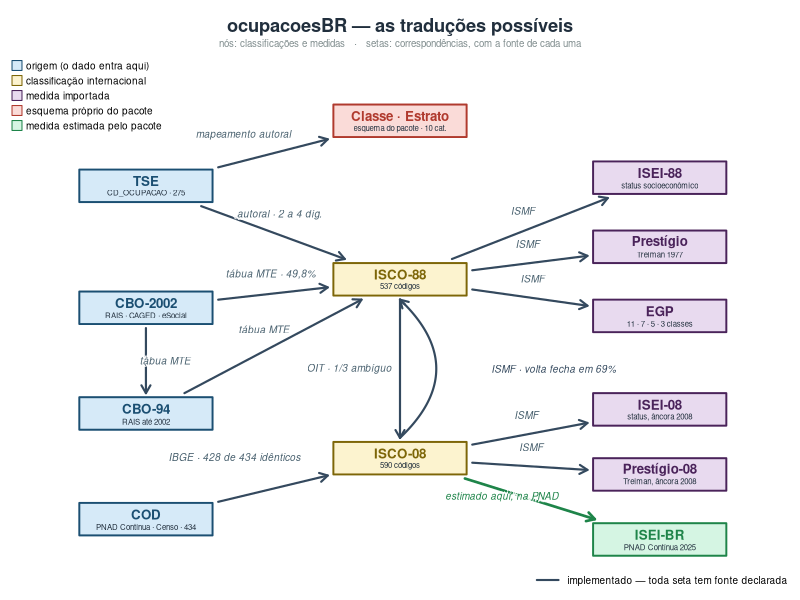

Write R code to recreate this figure.
# ============================================================================
# fig_rede_crosswalks.R — o mapa das traduções que o pacote faz, e das que não
# ----------------------------------------------------------------------------
# Nós  = classificações e medidas.
# Setas = correspondências, com a FONTE de cada uma.
#
# O desenho é traçado à mão, e não por layout automático, porque a estrutura é
# em camadas — origens, hubs, medidas — e um force-directed a embaralharia.
#
# Rodar: Rscript data-raw/fig_rede_crosswalks.R
# ============================================================================

SAIDA <- "man/figures/rede_crosswalks.png"
dir.create(dirname(SAIDA), showWarnings = FALSE, recursive = TRUE)

# ---- paleta ---------------------------------------------------------------
COR <- list(
  origem   = "#1B4F72", origem_bg   = "#D6EAF8",
  hub      = "#7D6608", hub_bg      = "#FCF3CF",
  medida   = "#4A235A", medida_bg   = "#E8DAEF",
  autoral  = "#B03A2E", autoral_bg  = "#FADBD8",
  estimada = "#1E8449", estimada_bg = "#D5F5E3",
  existe   = "#34495E", proposta    = "#1E8449", falta = "#C0392B",
  texto    = "#212F3D", fraco       = "#7F8C8D",
  # `fraco` continua servindo a subtitulo e legenda, onde o fundo e limpo.
  # Rotulo de seta precisa de outro tom: ele cai sobre linhas e as vezes
  # sobre outra seta, e a 30% do tamanho nativo o #7F8C8D some.
  rotulo   = "#48606E")

# ---- nós: x, y, rótulo, sublinha, tipo ------------------------------------
no <- function(id, x, y, rot, sub, tipo)
  data.frame(id, x, y, rot, sub, tipo, stringsAsFactors = FALSE)

N <- rbind(
  # origens — por onde o dado entra
  no("tse",   1.10, 5.05, "TSE",       "CD_OCUPACAO · 275", "origem"),
  no("cbo02", 1.10, 3.55, "CBO-2002",  "RAIS · CAGED · eSocial", "origem"),
  no("cbo94", 1.10, 2.25, "CBO-94",    "RAIS até 2002", "origem"),
  no("cod",   1.10, 0.95, "COD",       "PNAD Contínua · Censo · 434", "origem"),
  # hubs — as classificações internacionais
  no("i88",   3.35, 3.90, "ISCO-88",   "537 códigos", "hub"),
  no("i08",   3.35, 1.70, "ISCO-08",   "590 códigos", "hub"),
  # medidas ancoradas na ISCO-88
  no("isei88",  5.65, 5.15, "ISEI-88",    "status socioeconômico", "medida"),
  no("prest88", 5.65, 4.30, "Prestígio",  "Treiman 1977", "medida"),
  no("egp",     5.65, 3.45, "EGP",        "11 · 7 · 5 · 3 classes", "medida"),
  # medidas ancoradas na ISCO-08
  no("isei08",  5.65, 2.30, "ISEI-08",    "status, âncora 2008", "medida"),
  no("prest08", 5.65, 1.50, "Prestígio-08", "Treiman, âncora 2008", "medida"),
  # a única medida que o pacote ESTIMA em vez de importar
  no("iseibr",  5.65, 0.70, "ISEI-BR",    "PNAD Contínua 2025", "estimada"),
  # esquema próprio — não passa pela ISCO
  no("classe",  3.35, 5.85, "Classe · Estrato", "esquema do pacote · 10 cat.", "autoral")
)
rownames(N) <- N$id

# ---- arestas: de, para, situação, rótulo, curvatura ------------------------
# ajx/ajy deslocam o rotulo daquela aresta. Existem porque o deslocamento
# perpendicular automatico poe os rotulos das duas setas ISCO-88 <-> ISCO-08
# no mesmo lugar: uma e reta e a outra e um arco, e ambos caem a direita.
ar <- function(de, para, sit, rot = "", curva = 0, ajx = 0, ajy = 0)
  data.frame(de, para, sit, rot, curva, ajx, ajy, stringsAsFactors = FALSE)

A <- rbind(
  ar("tse",   "classe", "existe",   "mapeamento autoral", 0, ajx = -0.22),
  ar("tse",   "i88",    "existe",   "autoral · 2 a 4 díg.", 0),
  ar("cbo02", "i88",    "existe",   "tábua MTE · 49,8%", 0),
  ar("cbo02", "cbo94",  "existe",   "tábua MTE", 0),
  ar("cbo94", "i88",    "existe",   "tábua MTE", 0),
  ar("i88",   "i08",    "existe",   "OIT · 1/3 ambíguo", 0, ajx = -0.62),
  ar("i88",   "isei88",  "existe",  "ISMF", 0),
  ar("i88",   "prest88", "existe",  "ISMF", 0),
  ar("i88",   "egp",     "existe",  "ISMF", 0),
  ar("i08",   "isei08",  "existe",  "ISMF", 0),
  ar("i08",   "prest08", "existe",  "ISMF", 0),
  ar("i08",   "iseibr",  "estimada", "estimado aqui, na PNAD", 0, ajx = -0.30, ajy = -0.20),
  ar("cod",   "i08",     "existe",   "IBGE · 428 de 434 idênticos", 0, ajx = -0.30, ajy = 0.16),
  ar("i08",   "i88",     "existe",   "ISMF · volta fecha em 69%", -0.42, ajx = 0.72)
)

# ---- desenho ---------------------------------------------------------------
# O `res` governa a razao entre o texto (em pontos) e o desenho (em
# coordenadas): subi-lo aumenta a tipografia em relacao as caixas, sem mexer
# no layout. A figura e exibida no site com cerca de 620px de largura, menos
# de um terco do nativo, e era ai que os rotulos sumiam.
png(SAIDA, width = 2100, height = 1350, res = 250)
op <- par(mar = c(0.4, 0.4, 2.6, 0.4), family = "sans")
plot(NA, xlim = c(0.35, 6.35), ylim = c(0.30, 6.45), axes = FALSE,
     xlab = "", ylab = "", asp = 0.72)

# As caixas acompanham a tipografia: com o texto no tamanho que se le a
# 620px, a sublinha de "CD_OCUPACAO - 275" transbordava a caixa do TSE.
LARG <- 1.18; ALT <- 0.40

# Rotulo de seta cai sobre linhas, e em diagonal chega a cruzar outra seta.
# Desenhar o texto oito vezes em branco, deslocado, antes de desenha-lo na cor
# certa abre um vao claro em volta das letras. E o truque padrao de mapa, e
# custa menos que reposicionar rotulo a mao.
texto_halo <- function(x, y, rot, cex, col, font = 1, halo = "white") {
  d <- 0.006 * diff(par("usr")[1:2])
  for (a in seq(0, 2 * pi, length.out = 9)[-9])
    text(x + cos(a) * d, y + sin(a) * d * 0.72, rot, cex = cex, col = halo, font = font)
  text(x, y, rot, cex = cex, col = col, font = font)
}

borda <- function(x0, y0, x1, y1) {
  # encurta a seta até a borda da caixa de destino, não até o seu centro
  dx <- x1 - x0; dy <- y1 - y0
  if (dx == 0 && dy == 0) return(c(x1, y1))
  tx <- if (dx != 0) (LARG / 2 + 0.05) / abs(dx) else Inf
  ty <- if (dy != 0) (ALT  / 2 + 0.05) / abs(dy) else Inf
  t <- min(tx, ty)
  c(x1 - dx * t, y1 - dy * t)
}

for (i in seq_len(nrow(A))) {
  d <- N[A$de[i], ]; p <- N[A$para[i], ]
  cor <- COR[[A$sit[i]]]
  lty <- switch(A$sit[i], existe = 1, estimada = 1, proposta = 2, falta = 3)
  lwd <- switch(A$sit[i], existe = 2.1, estimada = 2.6, proposta = 2.1, falta = 1.7)
  ini <- borda(p$x, p$y, d$x, d$y); fim <- borda(d$x, d$y, p$x, p$y)
  if (A$curva[i] != 0) {
    # arco para a aresta de volta, que senão se sobreporia à de ida
    t  <- seq(0, 1, length.out = 60)
    mx <- (ini[1] + fim[1]) / 2 - A$curva[i] * (fim[2] - ini[2]) * 0.9
    my <- (ini[2] + fim[2]) / 2 + A$curva[i] * (fim[1] - ini[1]) * 0.9
    bx <- (1-t)^2 * ini[1] + 2*(1-t)*t*mx + t^2 * fim[1]
    by <- (1-t)^2 * ini[2] + 2*(1-t)*t*my + t^2 * fim[2]
    lines(bx, by, col = cor, lty = lty, lwd = lwd)
    arrows(bx[58], by[58], bx[60], by[60], length = 0.09, col = cor, lwd = lwd)
    texto_halo(mx + A$ajx[i], my + A$ajy[i], A$rot[i], cex = 0.60, col = cor, font = 3)
  } else {
    arrows(ini[1], ini[2], fim[1], fim[2], length = 0.09, col = cor,
           lty = lty, lwd = lwd)
    if (nzchar(A$rot[i])) {
      # desloca PERPENDICULARMENTE a aresta: em diagonal, deslocar so em y
      # deixa o rotulo em cima da propria seta
      dx <- fim[1] - ini[1]; dy <- fim[2] - ini[2]
      h  <- sqrt(dx^2 + (dy * 0.72)^2)                # 0.72 e o asp do plot
      ox <- if (h > 0) -(dy * 0.72) / h * 0.17 else 0
      oy <- if (h > 0)  (dx / h) * 0.17 / 0.72 else 0.16
      if (oy < 0) { ox <- -ox; oy <- -oy }            # rotulo sempre por cima
      texto_halo((ini[1] + fim[1]) / 2 + ox + A$ajx[i],
                 (ini[2] + fim[2]) / 2 + oy + A$ajy[i], A$rot[i], cex = 0.60,
                 col = if (A$sit[i] == "existe") COR$rotulo else cor, font = 3)
    }
  }
}

for (i in seq_len(nrow(N))) {
  n <- N[i, ]
  cf <- COR[[paste0(n$tipo, "_bg")]]; cb <- COR[[n$tipo]]
  rect(n$x - LARG/2, n$y - ALT/2, n$x + LARG/2, n$y + ALT/2,
       col = cf, border = cb, lwd = 1.9)
  text(n$x, n$y + 0.058, n$rot, cex = 0.80, font = 2, col = cb)
  text(n$x, n$y - 0.095, n$sub, cex = 0.47, col = COR$texto)
}

title(main = "ocupacoesBR — as traduções possíveis",
      cex.main = 1.10, col.main = COR$texto, font.main = 2, line = 1.0)
mtext("nós: classificações e medidas   ·   setas: correspondências, com a fonte de cada uma",
      side = 3, line = 0.05, cex = 0.58, col = COR$fraco)

legend("bottomright", bty = "n", cex = 0.60, seg.len = 2.4, lty = 1, lwd = 2.1,
       col = COR$existe, legend = "implementado — toda seta tem fonte declarada")
# No canto de baixo a esquerda esta a caixa COD. O vazio real do desenho e
# em cima a esquerda, acima do TSE.
legend("topleft", bty = "n", cex = 0.60, y.intersp = 1.25, pch = 22, pt.cex = 1.5,
       pt.bg = c(COR$origem_bg, COR$hub_bg, COR$medida_bg, COR$autoral_bg,
                 COR$estimada_bg),
       col   = c(COR$origem,    COR$hub,    COR$medida,    COR$autoral,
                 COR$estimada),
       legend = c("origem (o dado entra aqui)", "classificação internacional",
                  "medida importada", "esquema próprio do pacote",
                  "medida estimada pelo pacote"))
par(op); dev.off()
message("figura em ", SAIDA)
